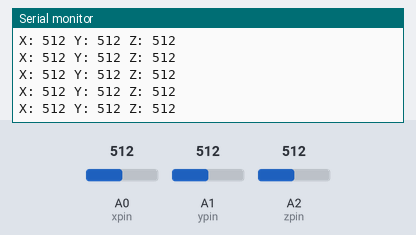
This sketch was run on a simulated Arduino Uno, built with avr-gcc and run on an emulated ATmega328P. On the bench: the last lines printed to the serial monitor. The test bench sets the inputs (shaded band); at power-on: A1 (ypin) = 512, A0 (xpin) = 512, A2 (zpin) = 512.

Above: at 7.2 s.
7.3 s: A1 (ypin) set to 986
At 7.37 s:
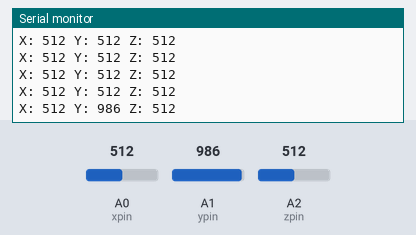
8.8 s: A1 (ypin) set to 1012
At 8.89 s:
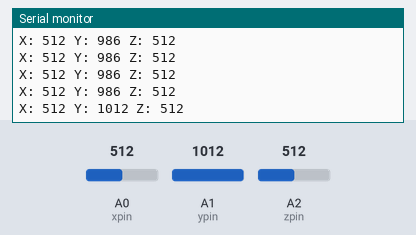
Timing chart, 0 to 11.3 s (numbered marks = the images above; inputs shaded):
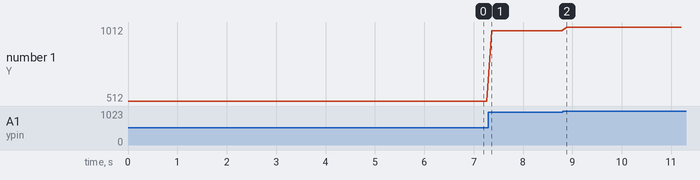

Measured:
- after the input at 7.3 s, the serial monitor: prints a new line after 0.07 s (image 1)
- after the input at 8.8 s, the serial monitor: prints a new line after 0.08 s (image 2)
- plotted number 1: 512 → 986 after the input at 7.3 s, 986 → 1012 after the input at 8.8 s

The sketch:

accelerometer.ino
```cpp
int xpin = A0;
int ypin = A1;
int zpin = A2;
int xvalue;
int yvalue;
int zvalue;


void setup() {
  // put your setup code here, to run once:
  Serial.begin(115200);
}

void loop() {
  // put your main code here, to run repeatedly:
  xvalue = analogRead(xpin);
  Serial.print("X: ");
  Serial.print(xvalue);

  yvalue = analogRead(ypin);
  Serial.print(" Y: ");
  Serial.print(yvalue);

  zvalue = analogRead(zpin);
  Serial.print(" Z: ");
  Serial.print(zvalue);
  Serial.println();

  delay(100);
}
```
